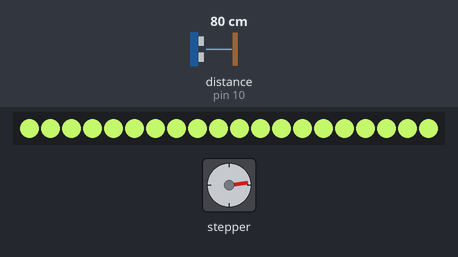
Bench run of a sketch on a simulated Arduino Uno, built with avr-gcc and run on an emulated ATmega328P. On the bench: 20 RGB LEDs in strip order, left to right, stepper motor. Wiring (inferred from the names in the program): ultrasonic range finder: trigger pin 9; echo pin 10. Inputs (shaded band) come from the test bench; at power-on: distance to the obstacle (sensor on pin 10) 80 cm. The echo pulse lasts 58.3 µs per cm; stepper angles assume 200 steps per turn.

Above: at 1.28 s.
1.3 s: distance to the obstacle (sensor on pin 10) set to 2 cm
2.8 s: distance to the obstacle (sensor on pin 10) set to 18 cm
At 3.02 s:
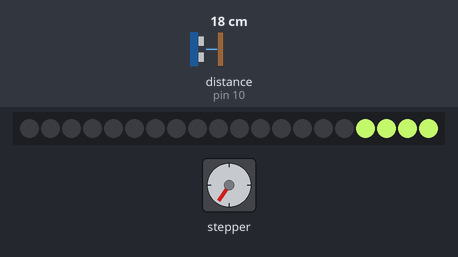
4.4 s: distance to the obstacle (sensor on pin 10) set to 299 cm
At 4.7 s:
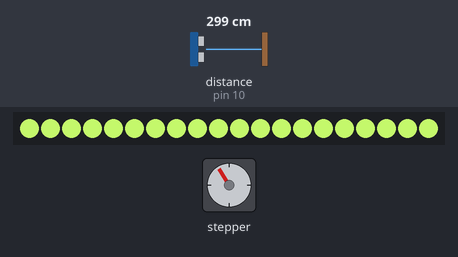
6.1 s: distance to the obstacle (sensor on pin 10) set to 35 cm
At 12.8 s:
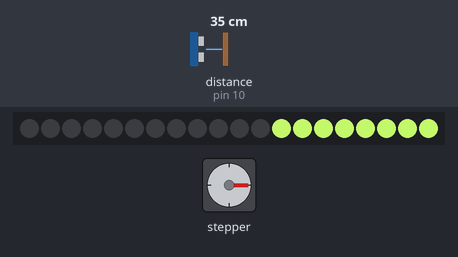
Timing chart, 0 to 13.1 s (numbered marks = the images above; inputs shaded):
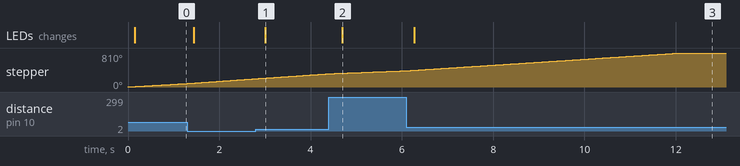

Measured:
- after the input at 2.8 s, the LEDs: change after 0.21 s (image 1)
- after the input at 4.4 s, the LEDs: change after 0.30 s (image 2)
- after the input at 6.1 s, the LEDs: change after 0.17 s (image 3)

The sketch:

Gizmo_Final.ino
```cpp
/*
  Gizmo Curio: Shylamp
  Lea Marolt Sonnenschein

  Shylamp is a lamp that is shy. When you leave it alone it's animated, moves about and stays lit up (like a proper lamp),
  but when you approach it, it gets shy, stopes moving, and slowly turns off.

  This code controls a 5-level rotating tower/lamp.
  // Levels 1 and 5 rotate the fastest @ 6 rotations/ 13.5 motor rotations
  // Levels 2 and 4 rotate at 1/2 of the speed of levels 1 & 5, @ 3 rotations/ 13.5 motor rotations
  // Level 3 is the slowest and rotates at 1/3 of the speed of levels 1 & 5 @ 2 rotations/ 13.5 motor rotations

  When a person is more than 90cm away, Shylamp will happily do its thing.
  But when you cross the threshold, it starts to hide.
  First, at < 90cm, Shylamp will rotate all its towers into alignment, to hide the fact that it's "alive",
  Then every 15cm closer, Shylamp will turn off the lights on each of the level from bottom to top.
  The opposite also holds true.
*/

#include <Adafruit_NeoPixel.h>
#include <Stepper.h>

/*
  NEOPIXELS:
  Component: Soldered NeoPixel LED strip, 4 LEDs per tower level, 20 LEDs in total
  They're individually addressable based on RGB values

  NeoPixel strip has 3 wires; ground, voltage and data. Data has to be connected to a
  microcontroller pin through a resistor (300-500 Ohm)

  Tutorial: https://learn.adafruit.com/adafruit-neopixel-uberguide/best-practices
*/

const int NUM_PIXELS = 20;
const int PIXELS_PER_LEVEL = 4;
const int PIXEL_PIN = 8;

Adafruit_NeoPixel pixels = Adafruit_NeoPixel(NUM_PIXELS, PIXEL_PIN, NEO_GRB + NEO_KHZ800);

/*
  DISTANCE SENSOR:
  Component: Ultrasonic Sensor HC-SR04

  Tutorial: https://howtomechatronics.com/tutorials/arduino/ultrasonic-sensor-hc-sr04/

  How it works: Emits an ultrasound at 40 000 Hz that travels through the air and bounces back to the module
  if it detects an obstacle.
*/

// Constants
const int TRIG_PIN = 9;
const int ECHO_PIN = 10;

// Variables
long duration; // How long it takes for the sound to travel back
int distance; // How far, in cm, the object the component sensed is

/* Since the proximity sensor is a little temperamental every so often, and produces values that
 are outrageously different from the ones read before and after, this variable keeps track of the last
 9 readings to check for outliers and ignore them to insure a smooth transition between turning the
 tower levels on and off. */

int lastNineReadings [9] = { 0, 0, 0, 0, 0, 0, 0, 0, 0 };

/* We also keep a count of how many proximity readings there have been to put each new proximity reading in the correct
 position in the array using the modulo oeprator, "%"
 */

int proximityReadingsCount = 0;

// The max distance at which the tower is both lit up and moving, 90 cm,
//once the threshold is closed, the tower will slowly turn off
const int maxProximityDistance = 90;
const int proximityStep = 15; // Turn off each level in 15cm incrememnts

/*
 *  STEPPER:
 *
 *  Component: Kysan 1124090 Nema 17 Stepper Motor + TB6612 1.2 A Driver
 *
 *  Tutorial: https://learn.adafruit.com/adafruit-tb6612-h-bridge-dc-stepper-motor-driver-breakout/overview
 *
 */

const int STEPS_PER_REVOLUTION = 200;

// How many motor rotations it takes to align the tower into its original position?

// Based on the fact that the fastest tower level rotates at 6/13.5 motor rotations
// The medium tower level at 1/2 of the speed
// The bottom tower level at 1/3 of the speed

// Since each level is a square, that means that it each has 4 times the opportunity for perfect alignment, due to its 4 sides

// This means that for every 1.5 rotations of the fastest level,
// the middle one will do 0.75 rotation,
// and the slowest 0.5

// So, they will all align at 1.5 rotations of the fastest level.
// Since the fastest level is operating at a speed of 6/13.5 motor rotations, that means that X is our alignment_revolutions number

// x = 13.5/6
// x = 2.25

const float ALIGNMENT_REVOLUTIONS = 2.25;

// initialize the stepper library on pins 5 through 7:
Stepper myStepper(STEPS_PER_REVOLUTION, 4, 5, 6, 7);

// number of steps the motor has taken, important to know to determine when a full revolution happens,
//because stepper motors don't have a sense of positioning
int stepCount = 0;

/*
  TOWER/LAMP

  Variables for controlling the tower structure.
*/

// Variables
bool shouldAlign = false; // Should the tower align itself or keep moving in continuous rotationm
bool levelsOff [5] = { 0, 0, 0, 0, 0 }; // Keeps track of whether a tower level is off or on

void setup() {

  pinMode(TRIG_PIN, OUTPUT);
  pinMode(ECHO_PIN, INPUT);
  pixels.begin(); // This initializes the NeoPixel library.
}

void loop() {

  handleMotorUpdate();

  // Clears the TRIG_PIN
  digitalWrite(TRIG_PIN, LOW);
  delayMicroseconds(2);
  // Sets the TRIG_PIN on HIGH state for 10 micro seconds
  digitalWrite(TRIG_PIN, HIGH);
  delayMicroseconds(10);
  digitalWrite(TRIG_PIN, LOW);
  // Reads the ECHO_PIN, returns the sound wave travel time in microseconds
  duration = pulseIn(ECHO_PIN, HIGH);
  // Calculating the distance
  distance= duration*0.034/2;

  storeDistanceReading(distance);

  int medDistance = medianDistance();
  updateTower(medDistance);

  // Increase proximity readings count by 1
  proximityReadingsCount++;
}

// Sorts the array of the last 9 proximity sensor readings, and returns the median value, to avoid outlier spikes
int medianDistance() {
  int lastNineReadings_length = 9;
  // qsort - last parameter is a function pointer to the sort function
  qsort(lastNineReadings, lastNineReadings_length, sizeof(lastNineReadings[0]), sort_desc);

  return lastNineReadings[4];
}

// Returns the number of revolutions the stepper motor has taken so far
float currentRevolutions(int steps) {
  return (float)steps / (float)STEPS_PER_REVOLUTION;
}

// Stores the distance readings in the correct position of the lastNineReadings array
void storeDistanceReading(int distance) {

  // Replace reading position with current distance reading
  int mod = proximityReadingsCount%9;
  lastNineReadings[mod] = distance;
}

// Updates the alignment and light levels of the tower
void updateTower(int distance) {
  updateAlignment(distance);
  updateLampLevels(distance);
}

// Sets shouldAlign to true if the tower should try to align itself based on the distance being less than the maxProximityDistance
void updateAlignment(int distance) {
  shouldAlign = (distance < maxProximityDistance);
}

/* Handles updating the motor speed through the different stages of the tower's lifecycle
 *
 1. When object is > maxProximityDistance away, the stepper continuously revolves at 60 RPM
 2. When object is <= maxProximityDistance && > (maxProximityDistance - proximityStep),
 it speeds up to 90 RPM and calculates how long to go until it's aligned
 3. When tower is aligned && object is <= maxProximityDistance, the motor stops

*/
void handleMotorUpdate() {

  if (shouldAlign) {
    myStepper.setSpeed(90); // Speed up the motor, to align the tower quicker

    float revolutions = currentRevolutions(stepCount);

    // If the motor has done ALIGNMENT_REVOLUTIONS revolutions, the tower ~should~ be aligned
    // This will only work if the stepper steps have actually physically happened
    // Since there's no way of actually telling that the stepper has physically moved, this is theoretical
    if (fmod(revolutions, float(ALIGNMENT_REVOLUTIONS)) != 0) {
      myStepper.step(1);
      stepCount++;
    }
  } else {
    myStepper.setSpeed(60);
    myStepper.step(1);
    stepCount++;
  }
}

// Updates which tower levels should be turned on/off in levelsOff array, and then calls updateLevel to apply the changes to the NeoPixels
void updateLampLevels(int distance) {
  for (int i = 0; i < 5; i++) {

    levelsOff[i] = (distance <= maxProximityDistance - ((i + 1) * proximityStep));
    updateLevel(levelsOff[i], i);
  }
}

// Updates the NeoPixels for each tower level; on/off based on object distance
void updateLevel(bool off, int levelPosition) {
  int startingPixelNum = levelPosition * PIXELS_PER_LEVEL;

  for (int i = startingPixelNum; i < startingPixelNum + PIXELS_PER_LEVEL; i++) {
    pixels.setPixelColor(i, off ? pixels.Color(0, 0, 0) : pixels.Color(184, 233, 100)); // Moderately bright green color.
    pixels.show();
  }
}

/* Quicksort
/ Code adapted from:  https://arduino.stackexchange.com/questions/38177/how-to-sort-elements-of-array-in-arduino-code
/ qsort requires you to create a sort function
*/

int sort_desc(const void *cmp1, const void *cmp2)
{
  // Need to cast the void * to int *
  int a = *((int *)cmp1);
  int b = *((int *)cmp2);
  // The comparison
  return a < b ? -1 : (a > b ? 1 : 0);
}
```
